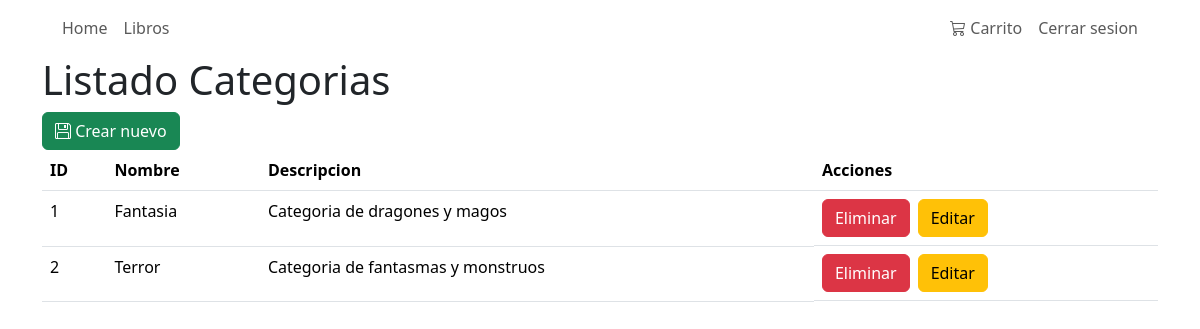
The app's page /categoria/ (signed in) with its own data.
### catalogo/models.py (models this page shows, shortened)
class Categoria(models.Model):
    nombre = models.CharField(max_length=100, unique=True)
    descripcion = models.TextField()

### catalogo/views.py (the view)
# urls.py: path('categoria/', views.categoria_list, name='categoria-list'),
@login_required
def categoria_list(request):
    return render(request, 'catalogo/categorias/categoria_list.html', {'listado_categorias': Categoria.objects.all()})

### catalogo/templates/catalogo/categorias/categoria_list.html (shortened to what this page needs)
{% extends 'catalogo/base.html' %} {% block content %}
  <h1>Listado Categorias</h1>
  <a class="btn btn-success" href="{% url 'categoria-create' %}"><i class="bi bi-floppy"></i> Crear nuevo</a>
  <table class="table" id="tablaCategorias">
    <thead>
      <tr>
        <th>ID</th>
        <th>Nombre</th>
        <th>Descripcion</th>
        <th>Acciones</th>
      </tr>
    </thead>
    <tbody>
      {% for c in listado_categorias %}
        <tr>
          <td>{{ c.id }}</td>
          <td>{{ c.nombre }}</td>
          <td>{{ c.descripcion }}</td>
          <td class="d-flex">
            <a class="btn btn-danger me-2" href="{% url 'categoria-delete' c.id %}">Eliminar</a>
            <a class="btn btn-warning" href="{% url 'categoria-update' c.id %}">Editar</a>
          </td>
        </tr>
      {% empty %}
        <tr>
          <td>
            <p>No hay categorias guardadas</p>
          </td>
        </tr>
      {% endfor %}
    </tbody>
  </table>
{% endblock %}

### records on screen
Categoria: id "1", nombre "Fantasia", descripcion "Categoria de dragones y magos"
Categoria: id "2", nombre "Terror", descripcion "Categoria de fantasmas y monstruos"
